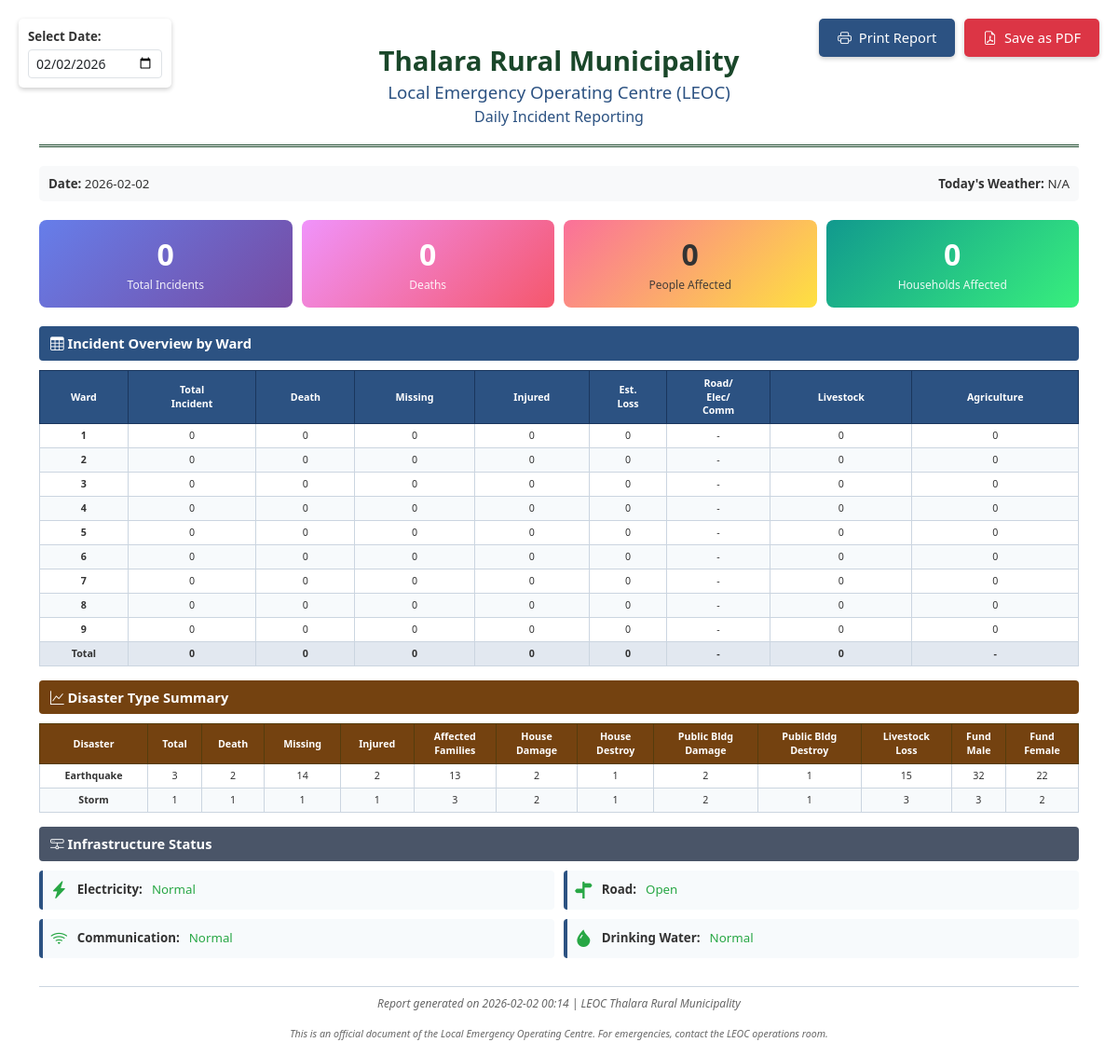
Before: /daily-report-preview with the older database file.
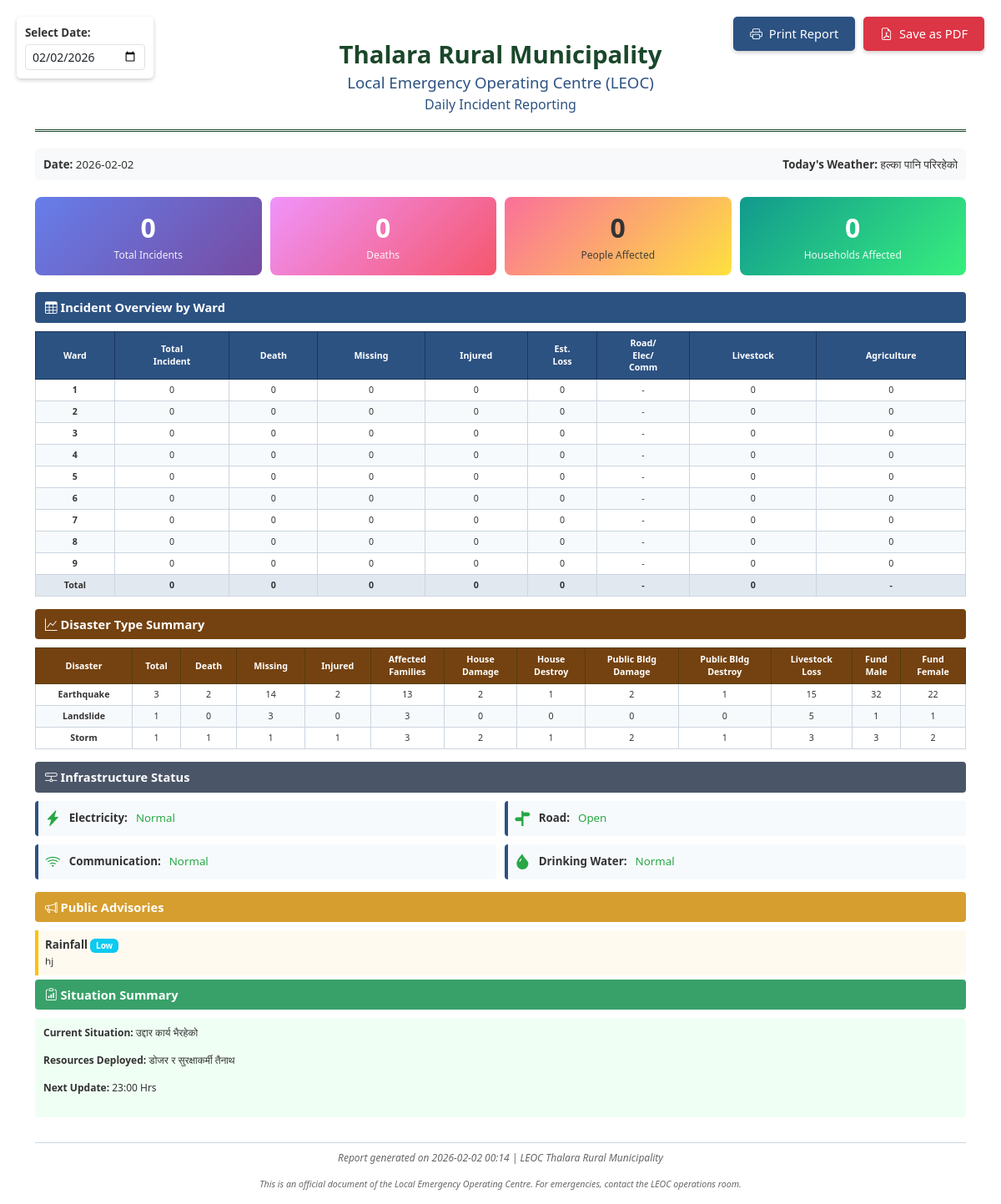
After: the same page with the newer database file.
### app.py (models this page shows, shortened)
class Disaster(db.Model):
    id = db.Column(db.Integer, primary_key=True)
    disaster_type = db.Column(db.String(100), nullable=False, index=True)  # Added index
    disaster_date = db.Column(db.Date, nullable=False, index=True)  # AD date (Gregorian calendar)
    disaster_date_bs = db.Column(db.String(10), index=True)  # BS date (Bikram Sambat) stored as string YYYY-MM-DD
    ward = db.Column(db.Integer, nullable=False, index=True)  # Added index
    tole = db.Column(db.String(200), index=True)  # Added index
    latitude = db.Column(db.Float)
    longitude = db.Column(db.Float)
    fiscal_year = db.Column(db.String(20), index=True)  # Added index
    description = db.Column(db.Text)
    affected_households = db.Column(db.Integer, default=0)
    affected_people = db.Column(db.Integer, default=0)
    created_at = db.Column(db.DateTime, default=datetime.utcnow, index=True)  # Added index
    updated_at = db.Column(db.DateTime, default=datetime.utcnow, onupdate=datetime.utcnow, index=True)  # Added index
    deaths = db.Column(db.Integer, default=0)
    missing_persons = db.Column(db.Integer, default=0)
    road_blocked_status = db.Column(db.Boolean, default=False)
    electricity_blocked_status = db.Column(db.Boolean, default=False)
    communication_blocked_status = db.Column(db.Boolean, default=False)
    drinking_water_status = db.Column(db.Boolean, default=False)  # True if disrupted
    public_building_destruction = db.Column(db.Integer, default=0)  # Number of buildings destroyed
    public_building_damage = db.Column(db.Integer, default=0)  # Number of buildings damaged
    livestock_injured = db.Column(db.Integer, default=0)
    livestock_death = db.Column(db.Integer, default=0)
    agriculture_crop_damage = db.Column(db.Text)  # Description of crop damage
    affected_people_male = db.Column(db.Integer, default=0)
    affected_people_female = db.Column(db.Integer, default=0)
    is_locked = db.Column(db.Boolean, default=False, index=True)  # Added index

class SituationReport(db.Model):
    id = db.Column(db.Integer, primary_key=True)
    report_date = db.Column(db.Date, default=datetime.today, index=True)
    current_situation_summary = db.Column(db.Text)
    weather_conditions = db.Column(db.Text)
    detailed_report = db.Column(db.Text)
    resources_deployed = db.Column(db.Text)
    next_update_time = db.Column(db.String(20))  # e.g., "18:00 hrs"
    created_at = db.Column(db.DateTime, default=datetime.utcnow, index=True)
    updated_at = db.Column(db.DateTime, default=datetime.utcnow, onupdate=datetime.utcnow, index=True)
    is_locked = db.Column(db.Boolean, default=False, index=True)
    def to_dict(self):
        return {
            'id': self.id,
            'report_date': self.report_date.strftime('%Y-%m-%d'),
            'current_situation_summary': self.current_situation_summary,
            'weather_conditions': self.weather_conditions,
            'detailed_report': self.detailed_report,
            'resources_deployed': self.resources_deployed,
            'next_update_time': self.next_update_time,
            'is_locked': self.is_locked,
            'created_at': self.created_at.strftime('%Y-%m-%d %H:%M'),
            'updated_at': self.updated_at.strftime('%Y-%m-%d %H:%M')
        }

class PublicInformation(db.Model):
    id = db.Column(db.Integer, primary_key=True)
    title = db.Column(db.String(200), nullable=False)
    content = db.Column(db.Text, nullable=False)
    info_type = db.Column(db.String(50), default='General', index=True)  # General, Weather Advisory, Emergency Contact, Safety Instruction
    priority = db.Column(db.String(20), default='Normal', index=True)  # Low, Normal, High, Critical
    is_active = db.Column(db.Boolean, default=True, index=True)
    valid_from = db.Column(db.DateTime, default=datetime.utcnow)
    valid_until = db.Column(db.DateTime)
    created_at = db.Column(db.DateTime, default=datetime.utcnow, index=True)
    updated_at = db.Column(db.DateTime, default=datetime.utcnow, onupdate=datetime.utcnow, index=True)
    is_locked = db.Column(db.Boolean, default=False, index=True)
    def to_dict(self):
        return {
            'id': self.id,
            'title': self.title,
            'content': self.content,
            'info_type': self.info_type,
            'priority': self.priority,
            'is_active': self.is_active,
            'valid_from': self.valid_from.strftime('%Y-%m-%d %H:%M') if self.valid_from else None,
            'valid_until': self.valid_until.strftime('%Y-%m-%d %H:%M') if self.valid_until else None,
            'is_locked': self.is_locked,
            'created_at': self.created_at.strftime('%Y-%m-%d %H:%M'),
            'updated_at': self.updated_at.strftime('%Y-%m-%d %H:%M')
        }

### app.py (the view)
@app.route('/daily-report-preview')
def daily_report_preview():
    try:
        report_date_str = request.args.get('date')
        if report_date_str:
            try:
                report_date = datetime.strptime(report_date_str, '%Y-%m-%d').date()
            except ValueError:
                report_date = date.today()
        else:
            report_date = date.today()
        report_data = fetch_daily_report_data(report_date)
        return render_template('daily_report_print.html',
                               data=report_data,
                               report_date=report_date,
                               generated_at=datetime.now())
    except Exception as e:
        print(f"Error generating report preview: {str(e)}")
        return f"Error: {str(e)}", 500

### templates/daily_report_print.html (shortened to what the changed rows need)
<!DOCTYPE html>
<html lang="en">
<head>
    <link href="https://cdn.jsdelivr.net/npm/bootstrap@5.3.0/dist/css/bootstrap.min.css" rel="stylesheet">
    <link rel="stylesheet" href="https://cdn.jsdelivr.net/npm/bootstrap-icons@1.11.0/font/bootstrap-icons.css">
</head>
<body>
    <div class="container mt-5">
        <div class="report-header">
            <h1>Thalara Rural Municipality</h1>
            <h2>Local Emergency Operating Centre (LEOC)</h2>
        </div>
        <div class="report-meta">
            <div>
                <strong>Date:</strong> {{ report_date.strftime('%Y-%m-%d') }}
            </div>
            <div>
                <strong>Today's Weather:</strong>
                {% if data.situation_report and data.situation_report.weather_conditions %}
                    {{ data.situation_report.weather_conditions }}
                {% else %}
                    N/A
                {% endif %}
            </div>
        </div>
        <div class="report-content">
            <table class="data-table">
                <thead>
                    <tr>
                        <th>Ward</th>
                        <th>Total<br>Incident</th>
                        <th>Death</th>
                        <th>Missing</th>
                        <th>Injured</th>
                        <th>Est.<br>Loss</th>
                        <th>Road/<br>Elec/<br>Comm</th>
                        <th>Livestock</th>
                        <th>Agriculture</th>
                    </tr>
                </thead>
                <tbody>
                    {% for ward in range(1, 10) %}
                    <tr>
                        <td><strong>{{ ward }}</strong></td>
                        <td>{{ data.ward_stats[ward].total_incidents }}</td>
                        <td>{{ data.ward_stats[ward].deaths }}</td>
                        <td>{{ data.ward_stats[ward].missing }}</td>
                        <td>{{ data.ward_stats[ward].injured }}</td>
                        <td>{{ data.ward_stats[ward].estimated_loss }}</td>
                        <td>
                            {% set blocked = [] %}
                            {{ blocked|join('/') if blocked else '-' }}
                        </td>
                        <td>{{ data.ward_stats[ward].livestock_loss }}</td>
                        <td>{{ data.ward_stats[ward].agricultural_loss }}</td>
                    </tr>
                    {% endfor %}
                </tbody>
            </table>
        </div>
        <div class="report-content">
            <table class="data-table">
                <thead>
                    <tr>
                        <th class="brown">Disaster</th>
                        <th class="brown">Total</th>
                        <th class="brown">Death</th>
                        <th class="brown">Missing</th>
                        <th class="brown">Injured</th>
                        <th class="brown">Affected<br>Families</th>
                        <th class="brown">House<br>Damage</th>
                        <th class="brown">House<br>Destroy</th>
                        <th class="brown">Public Bldg<br>Damage</th>
                        <th class="brown">Public Bldg<br>Destroy</th>
                        <th class="brown">Livestock<br>Loss</th>
                        <th class="brown">Fund<br>Male</th>
                        <th class="brown">Fund<br>Female</th>
                    </tr>
                </thead>
                <tbody>
                    {% for dtype, stats in data.disaster_type_stats.items() %}
                    {% if stats.total > 0 %}
                    <tr>
                        <td><strong>{{ dtype }}</strong></td>
                        <td>{{ stats.total }}</td>
                        <td>{{ stats.deaths }}</td>
                        <td>{{ stats.missing }}</td>
                        <td>{{ stats.injured }}</td>
                        <td>{{ stats.affected_families }}</td>
                        <td>{{ stats.house_damaged }}</td>
                        <td>{{ stats.house_destroyed }}</td>
                        <td>{{ stats.public_building_damaged }}</td>
                        <td>{{ stats.public_building_destroyed }}</td>
                        <td>{{ stats.livestock_loss }}</td>
                        <td>{{ stats.fund_male }}</td>
                        <td>{{ stats.fund_female }}</td>
                    </tr>
                    {% endif %}
                    {% endfor %}
                </tbody>
            </table>
        </div>
        {% if data.public_advisories %}
        <div class="report-content">
            <div class="section-title" style="background-color: #d69e2e;">
                <i class="bi bi-megaphone"></i> Public Advisories
            </div>
            {% for advisory in data.public_advisories[:3] %}
            <div class="advisory-item {% if advisory.priority == 'Critical' %}critical{% elif advisory.priority == 'High' %}high{% endif %}">
                <strong>{{ advisory.title }}</strong>
                <span class="badge {% if advisory.priority == 'Critical' %}bg-danger{% elif advisory.priority == 'High' %}bg-warning{% else %}bg-info{% endif %}">
                    {{ advisory.priority }}
                </span>
                <br>
                <small>{{ advisory.content[:150] }}{% if advisory.content|length > 150 %}...{% endif %}</small>
            </div>
            {% endfor %}
        </div>
        {% endif %}
        {% if data.situation_report %}
        <div class="report-content">
            <div class="section-title" style="background-color: #38a169;">
                <i class="bi bi-clipboard-data"></i> Situation Summary
            </div>
            <div style="padding: 10px; background-color: #f0fff4; border-radius: 4px; font-size: 9pt;">
                <p><strong>Current Situation:</strong> {{ data.situation_report.current_situation_summary or 'N/A' }}</p>
                {% if data.situation_report.resources_deployed %}
                <p><strong>Resources Deployed:</strong> {{ data.situation_report.resources_deployed }}</p>
                {% endif %}
                {% if data.situation_report.next_update_time %}
                <p><strong>Next Update:</strong> {{ data.situation_report.next_update_time }}</p>
                {% endif %}
            </div>
        </div>
        {% endif %}
    </div>
</body>
</html>

Changed rows visible on the page:
added SituationReport: situation_report.weather_conditions "हल्का पानि परिरहेको", situation_report "उद्दार कार्य भैरहेको", situation_report.resources_deployed "डोजर र सुरक्षाकर्मी तैनाथ", situation_report.next_update_time "23:00 Hrs"
added Disaster: disaster_type "Landslide", total "1", deaths "0", missing "3", injured "0", affected_families "3", house_damaged "0", house_destroyed "0", public_building_damaged "0", public_building_destroyed "0", livestock_loss "5", fund_male "1", fund_female "1"
added PublicInformation: title "Rainfall", priority "Low", content "hj"
Other visible differences:
text no longer shown: "N/A"
text now shown: "Public Advisories Situation Summary Current Situation: Resources Deployed: Next Update:"
